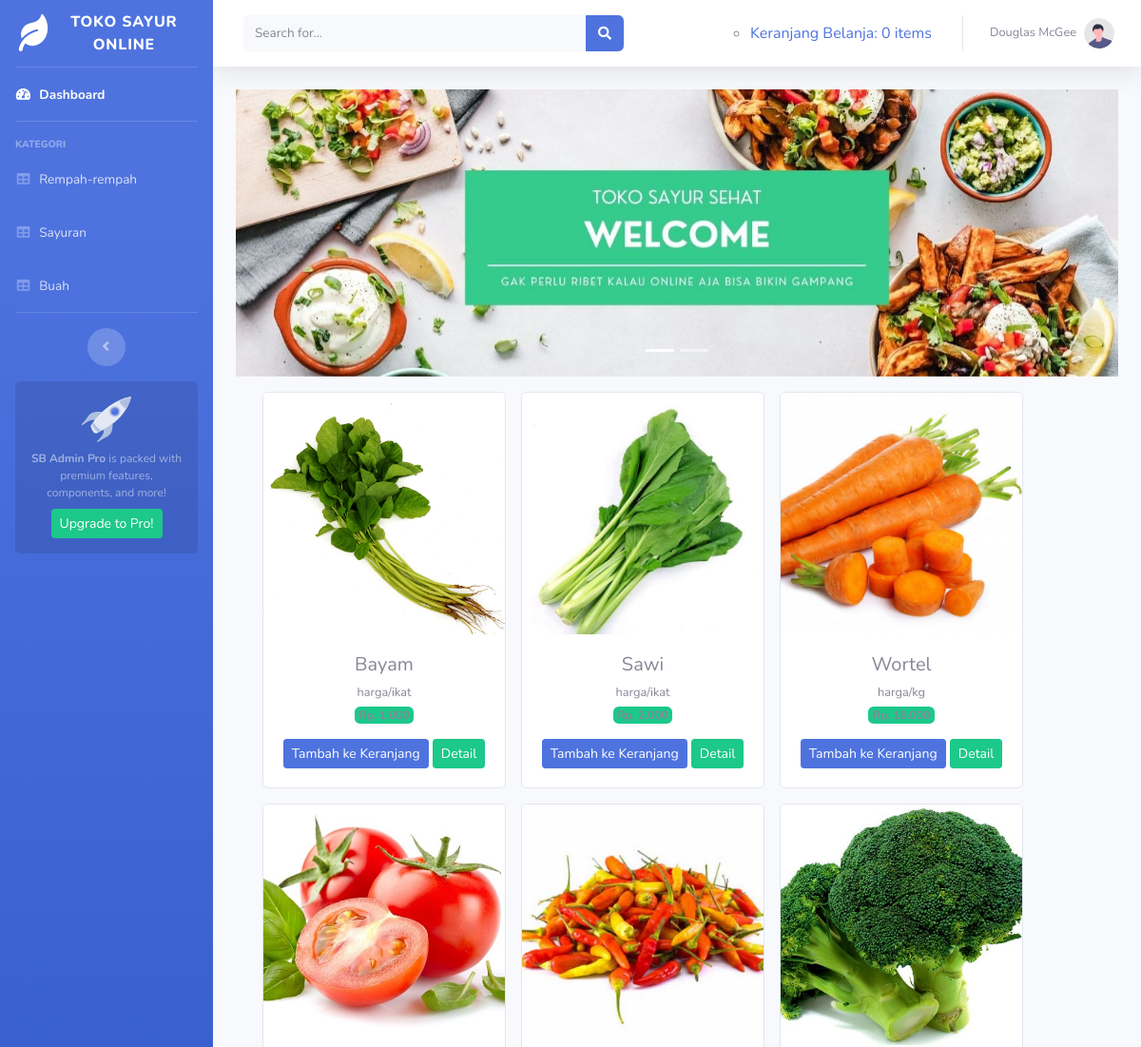
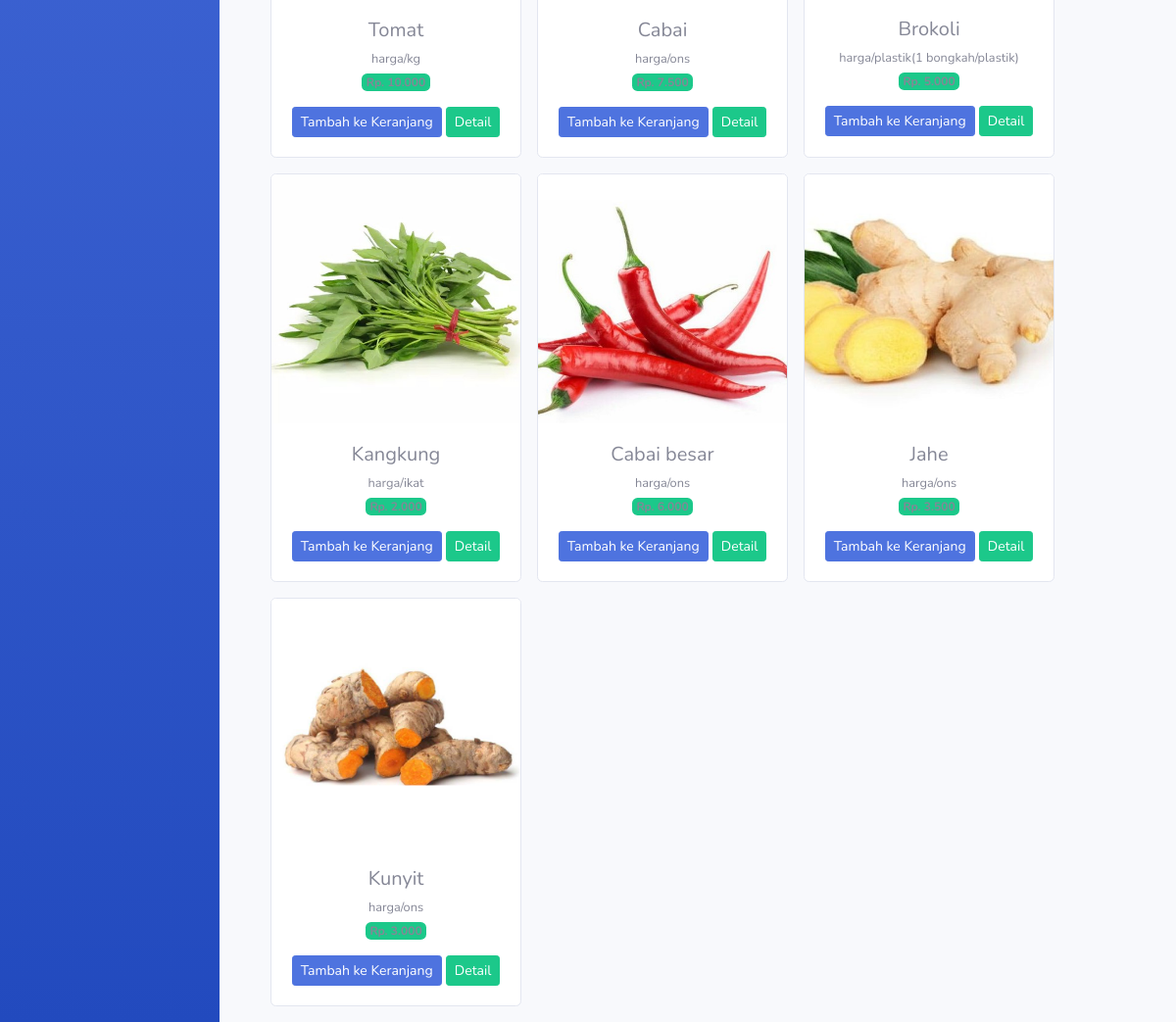
Page /toko_online/index.php on the committed database (2 pictures, top to bottom).
### tables this page shows
CREATE TABLE `sayuran` (
  `id_sayuran` int(11) NOT NULL,
  `nama_sayuran` varchar(120) NOT NULL,
  `keterangan` varchar(225) NOT NULL,
  `kategori` varchar(60) NOT NULL,
  `harga` int(11) NOT NULL,
  `stok` int(4) NOT NULL,
  `gambar` text NOT NULL
);

### toko_online/application/controllers/dashboard.php (called while the page is built, shortened)
<?php
class Dashboard extends CI_Controller {
    public function index()
    {
        $data['barang'] = $this->model_barang->tampil_data()->result();
        $this->load->view('templates/header');
        $this->load->view('templates/sidebar');
        $this->load->view('dashboard', $data);
        $this->load->view('templates/footer');
    }
}

### toko_online/index.php (called while the page is built, shortened)
<?php
require_once BASEPATH.'core/CodeIgniter.php';

### toko_online/application/models/model_barang.php (called while the page is built, shortened)
<?php
class model_barang extends CI_model{
	public function tampil_data(){
		return $this->db->get('sayuran');
	}
}

### toko_online/application/views/dashboard.php (the view, shortened to what this page needs)
<div class="container-fluid">
    <div id="carouselExampleIndicators" class="carousel slide" data-ride="carousel">
          <ol class="carousel-indicators">
            <li data-target="#carouselExampleIndicators" data-slide-to="0" class="active" ></li>
             <li data-target="#carouselExampleIndicators" data-slide-to="1"></li>
         </ol>
          <div class="carousel-inner">
            <div class="carousel-item active">
              <img src="<?php echo base_url('assets/img/slider1.jpg')?>" class="d-block w-100" alt="...">
            </div>
          </div>
        </div>
<div class="container-fluid">
	<div class="row text-center mt-3">
		<?php foreach ($barang as $brg) : ?>
			<div class="card ml-3 mb-3" style="width: 16rem;">
        <img src="<?php echo base_url().'/assets/img/'.$brg->gambar ?>" class="card-img-top" alt="...">
        <div class="card-body">
        <h5 class="card-title mb-1"><?php echo $brg->nama_sayuran ?></h5>
        <small><?php echo $brg->keterangan ?></small><br>
        <span class="badge bg-success mb-3">Rp.
          <?php echo number_format($brg->harga, 0, ',','.') ?></span><br>
          <?php echo anchor('dashboard/tambah_ke_keranjang/'.$brg ->id_sayuran,'<div class="btn btn-sm btn-primary">Tambah ke Keranjang</div>') ?>
         <?php echo anchor('dashboard/detail/'.$brg ->id_sayuran,'<div class="btn btn-sm btn-success">Detail</div>') ?>
      </div>
    </div>
		<?php endforeach; ?>
	</div>
</div>

### rows in the picture
sayuran: gambar (picture), nama_sayuran "Bayam", keterangan "harga/ikat", harga "1.000", id_sayuran "Tambah ke Keranjang", id_sayuran "Detail"
sayuran: gambar (picture), nama_sayuran "Sawi", keterangan "harga/ikat", harga "2.000", id_sayuran "Tambah ke Keranjang", id_sayuran "Detail"
sayuran: gambar (picture), nama_sayuran "Wortel", keterangan "harga/kg", harga "18.000", id_sayuran "Tambah ke Keranjang", id_sayuran "Detail"
sayuran: gambar (picture), nama_sayuran "Tomat", keterangan "harga/kg", harga "10.000", id_sayuran "Tambah ke Keranjang", id_sayuran "Detail"
sayuran: gambar (picture), nama_sayuran "Cabai", keterangan "harga/ons", harga "7.500", id_sayuran "Tambah ke Keranjang", id_sayuran "Detail"
sayuran: gambar (picture), nama_sayuran "Brokoli", keterangan "harga/plastik(1 bongkah/plastik)", harga "5.000", id_sayuran "Tambah ke Keranjang", id_sayuran "Detail"
sayuran: gambar (picture), nama_sayuran "Kangkung", keterangan "harga/ikat", harga "2.000", id_sayuran "Tambah ke Keranjang", id_sayuran "Detail"
sayuran: gambar (picture), nama_sayuran "Cabai besar", keterangan "harga/ons", harga "6.000", id_sayuran "Tambah ke Keranjang", id_sayuran "Detail"
sayuran: gambar (picture), nama_sayuran "Jahe", keterangan "harga/ons", harga "3.500", id_sayuran "Tambah ke Keranjang", id_sayuran "Detail"
sayuran: gambar (picture), nama_sayuran "Kunyit", keterangan "harga/ons", harga "3.000", id_sayuran "Tambah ke Keranjang", id_sayuran "Detail"

### other values in the picture
anchor ('dashboard/detail_keranjang', $keranjang ) "Keranjang Belanja: 0 items"
